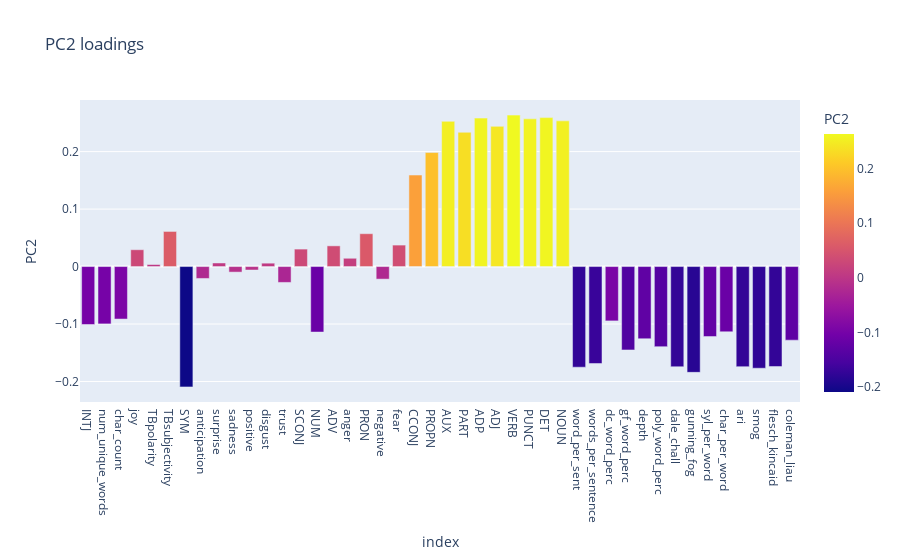

This figure's notebook cell:
### Code cell
fig = px.bar(loadings, 
             x=loadings.index, 
             y='PC2', 
             color='PC2', 
             title = 'PC2 loadings')
fig.show()

### Figure 1 — Plotly figure (JSON) as saved in the notebook; plotly's stock layout.template omitted (floating-point values rounded to 4 significant figures)
{"data": [{"alignmentgroup": "True", "hovertemplate": "index=%{x}<br>PC2=%{marker.color}<extra></extra>", "legendgroup": "", "marker": {"color": [-0.1008, -0.09979, -0.09135, 0.02929, 0.003558, 0.0611, -0.2094, -0.02073, 0.006222, -0.009669, -0.006032, 0.005886, -0.02763, 0.03039, -0.114, 0.03602, 0.01441, 0.05716, -0.02187, 0.03736, 0.1592, 0.1984, 0.2527, 0.2337, 0.2584, 0.244, 0.2635, 0.257, 0.2592, 0.2535, -0.1751, -0.1687, -0.09458, -0.1451, -0.1256, -0.1394, -0.1744, -0.1841, -0.1219, -0.1135, -0.1742, -0.1769, -0.174, -0.1281], "coloraxis": "coloraxis", "pattern": {"shape": ""}}, "name": "", "offsetgroup": "", "orientation": "v", "showlegend": false, "textposition": "auto", "type": "bar", "x": ["INTJ", "num_unique_words", "char_count", "joy", "TBpolarity", "TBsubjectivity", "SYM", "anticipation", "surprise", "sadness", "positive", "disgust", "trust", "SCONJ", "NUM", "ADV", "anger", "PRON", "negative", "fear", "CCONJ", "PROPN", "AUX", "PART", "ADP", "ADJ", "VERB", "PUNCT", "DET", "NOUN", "word_per_sent", "words_per_sentence", "dc_word_perc", "gf_word_perc", "depth", "poly_word_perc", "dale_chall", "gunning_fog", "syl_per_word", "char_per_word", "ari", "smog", "flesch_kincaid", "coleman_liau"], "xaxis": "x", "y": [-0.1008, -0.09979, -0.09135, 0.02929, 0.003558, 0.0611, -0.2094, -0.02073, 0.006222, -0.009669, -0.006032, 0.005886, -0.02763, 0.03039, -0.114, 0.03602, 0.01441, 0.05716, -0.02187, 0.03736, 0.1592, 0.1984, 0.2527, 0.2337, 0.2584, 0.244, 0.2635, 0.257, 0.2592, 0.2535, -0.1751, -0.1687, -0.09458, -0.1451, -0.1256, -0.1394, -0.1744, -0.1841, -0.1219, -0.1135, -0.1742, -0.1769, -0.174, -0.1281], "yaxis": "y"}], "layout": {"barmode": "relative", "coloraxis": {"colorbar": {"title": {"text": "PC2"}}, "colorscale": [[0, "#0d0887"], [0.1111, "#46039f"], [0.2222, "#7201a8"], [0.3333, "#9c179e"], [0.4444, "#bd3786"], [0.5556, "#d8576b"], [0.6667, "#ed7953"], [0.7778, "#fb9f3a"], [0.8889, "#fdca26"], [1, "#f0f921"]]}, "legend": {"tracegroupgap": 0}, "title": {"text": "PC2 loadings"}, "xaxis": {"anchor": "y", "domain": [0, 1], "title": {"text": "index"}}, "yaxis": {"anchor": "x", "domain": [0, 1], "title": {"text": "PC2"}}}}
